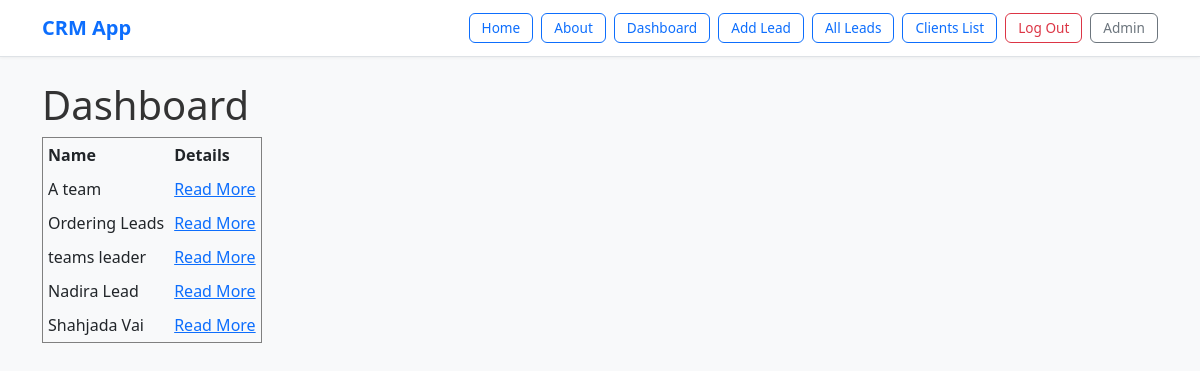
The page /dashboard/ (signed in) on the database its author committed.
### lead/models.py (models this page shows, shortened)
class Lead(models.Model):
    LOW= 'low'
    MEDIUM='medium'
    HIGH='high'
    CHOICES_PRIORITY=(
        (LOW,"Low"),
        (MEDIUM, 'Medium'),
        (HIGH, 'High'),
    )
    NEW='new'
    CONTACTED='contacted'
    WON='won'
    LOST='lost'
    CHOICES_STATUS=(
        (NEW, 'New'),
        (CONTACTED,"Contacted"),
        (WON, 'Won'),
        (LOST, 'Lost'),
    )
    name=models.CharField(max_length=50)
    team=models.ForeignKey(Team, related_name='leads', on_delete=models.CASCADE)
    email=models.EmailField()
    description=models.TextField(blank=True, null=True)
    priority=models.CharField(max_length=12, choices=CHOICES_PRIORITY, default=LOW)
    status=models.CharField(max_length=12, choices=CHOICES_STATUS, default=NEW)
    converted_to_client=models.BooleanField(default=False)
    created_by=models.ForeignKey(User, related_name='leads', on_delete=models.CASCADE)
    created_at=models.DateTimeField(auto_now_add=True)
    modified_at=models.DateTimeField(auto_now=True)
    class Meta:
        ordering = ('name',)  # ✅ tuple

### dashboard/views.py (the view)
# urls.py: path('dashboard/',include('dashboard.urls')),
@login_required
def dashboard(request):
    team = Team.objects.filter(created_by=request.user).first()
    lead=Lead.objects.filter(team=team).order_by("-created_at")[0:5]
    clients=Client.objects.filter(team=team).order_by("-created_at")[0:5]
    return render(request, 'dashboard/dashboard.html',{
        'lead': lead,
        'clients': clients,
    })

### dashboard/templates/dashboard/dashboard.html (shortened to what this page needs)
{% extends 'crm/base.html' %}
{% block content %}
    <h1>Dashboard</h1>
    {% if lead %}
        <table border="1" cellpadding="5" cellspacing="0">
            <thead>
                <tr>
                    <th>Name</th>
                    <th>Details</th>
                </tr>
            </thead>
            <tbody>
                {% for item in lead %}
                    <tr>
                        <td>{{ item.name }}</td>
                        <td><a href="{% url 'lead_details' item.pk %}">Read More</a></td>
                    </tr>
                {% endfor %}
            </tbody>
        </table>
    {% else %}
        <p>No leads found.</p>
    {% endif %}
{% endblock %}

### crm/templates/crm/base.html (style rules this page uses)
body { font-family: "Segoe UI", Roboto, sans-serif; background-color: #f8f9fa; }
.container h1, .container h3 { color: #333; }

### rows shown on the page
Lead: name "A team"
Lead: name "Ordering Leads"
Lead: name "teams leader"
Lead: name "Nadira Lead"
Lead: name "Shahjada Vai"
